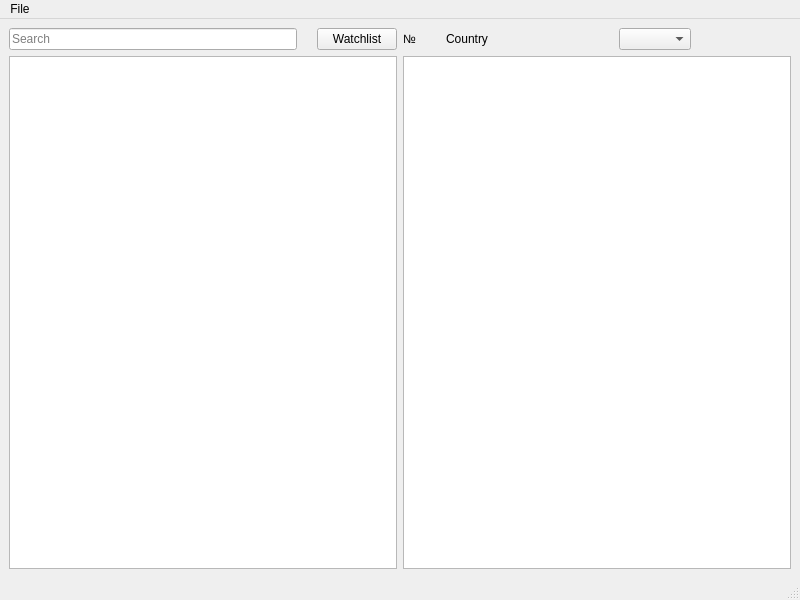
<?xml version="1.0" encoding="UTF-8"?>
<ui version="4.0">
 <class>MainWindow</class>
 <widget class="QMainWindow" name="MainWindow">
  <property name="geometry">
   <rect>
    <x>0</x>
    <y>0</y>
    <width>800</width>
    <height>600</height>
   </rect>
  </property>
  <property name="windowTitle">
   <string>MainWindow</string>
  </property>
  <widget class="QWidget" name="centralwidget">
   <layout class="QGridLayout" name="gridLayout">
    <item row="3" column="0">
     <widget class="QTableView" name="tableView"/>
    </item>
    <item row="1" column="1">
     <layout class="QHBoxLayout" name="horizontalLayout_2">
      <property name="spacing">
       <number>30</number>
      </property>
      <item>
       <widget class="QLabel" name="label_2">
        <property name="text">
         <string>№</string>
        </property>
       </widget>
      </item>
      <item>
       <widget class="QLabel" name="label">
        <property name="text">
         <string>Country</string>
        </property>
       </widget>
      </item>
      <item>
       <spacer name="horizontalSpacer_2">
        <property name="orientation">
         <enum>Qt::Horizontal</enum>
        </property>
        <property name="sizeHint" stdset="0">
         <size>
          <width>40</width>
          <height>20</height>
         </size>
        </property>
       </spacer>
      </item>
      <item>
       <widget class="QComboBox" name="comboBox"/>
      </item>
      <item>
       <spacer name="horizontalSpacer_3">
        <property name="orientation">
         <enum>Qt::Horizontal</enum>
        </property>
        <property name="sizeHint" stdset="0">
         <size>
          <width>40</width>
          <height>20</height>
         </size>
        </property>
       </spacer>
      </item>
     </layout>
    </item>
    <item row="3" column="1">
     <widget class="QTableView" name="tableView_2"/>
    </item>
    <item row="1" column="0">
     <layout class="QHBoxLayout" name="horizontalLayout">
      <property name="spacing">
       <number>20</number>
      </property>
      <item>
       <layout class="QGridLayout" name="gridLayout_3"/>
      </item>
      <item>
       <widget class="QLineEdit" name="lineEdit">
        <property name="placeholderText">
         <string>Search</string>
        </property>
       </widget>
      </item>
      <item>
       <widget class="QPushButton" name="pushButton">
        <property name="text">
         <string>Watchlist</string>
        </property>
       </widget>
      </item>
     </layout>
    </item>
   </layout>
  </widget>
  <widget class="QMenuBar" name="menubar">
   <property name="geometry">
    <rect>
     <x>0</x>
     <y>0</y>
     <width>800</width>
     <height>21</height>
    </rect>
   </property>
   <widget class="QMenu" name="menuFile">
    <property name="title">
     <string>File</string>
    </property>
    <addaction name="actionOpen_File"/>
    <addaction name="actionSave_File"/>
    <addaction name="actionSave_File_As"/>
    <addaction name="actionView_all_data"/>
    <addaction name="actionAdd_country"/>
   </widget>
   <addaction name="menuFile"/>
  </widget>
  <widget class="QStatusBar" name="statusbar"/>
  <action name="actionOpen_File">
   <property name="text">
    <string>Open File</string>
   </property>
  </action>
  <action name="actionSave_File">
   <property name="text">
    <string>Save File</string>
   </property>
  </action>
  <action name="actionSave_File_As">
   <property name="text">
    <string>Save File As ...</string>
   </property>
  </action>
  <action name="actionView_all_data">
   <property name="text">
    <string>View all data</string>
   </property>
  </action>
  <action name="actionAdd_country">
   <property name="text">
    <string>Add country</string>
   </property>
  </action>
 </widget>
 <resources/>
 <connections/>
</ui>
